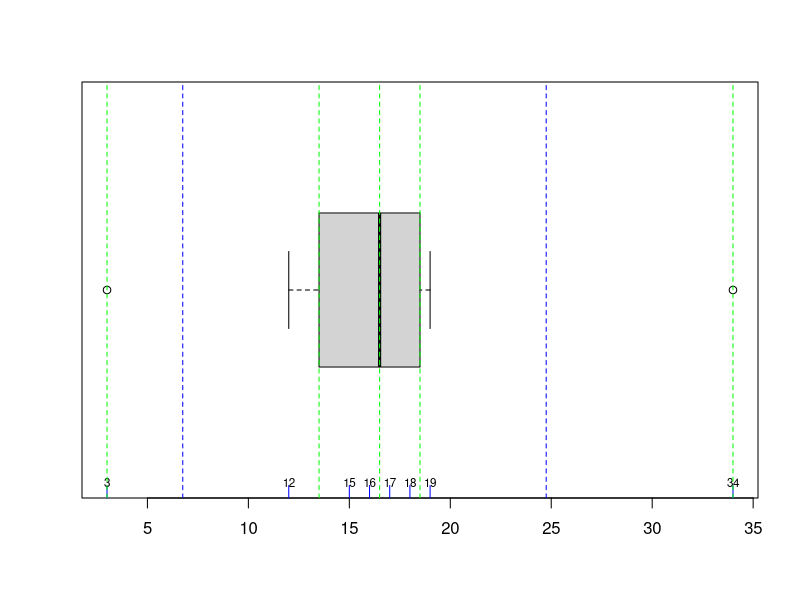
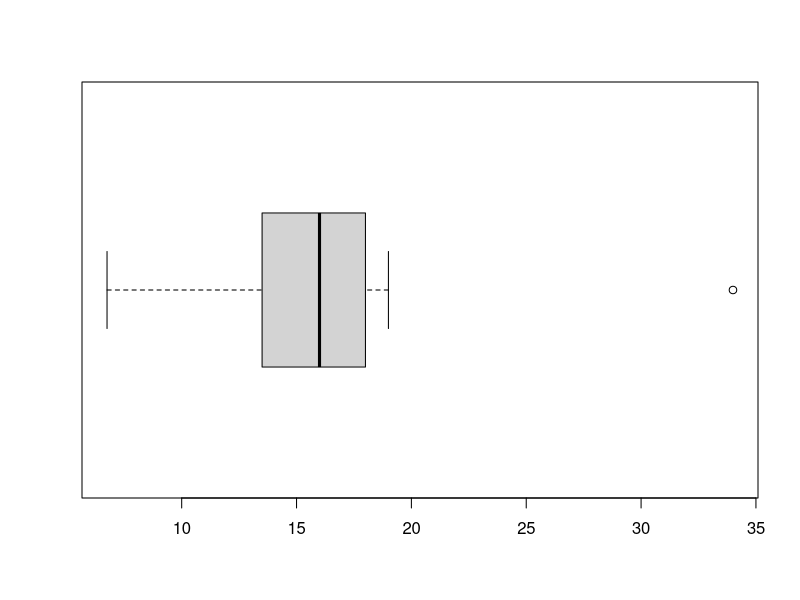

Recreate these plots in R, in order.
# 1.5(IQR) Rule

a = c(3,12,15,16,17,18,19,34)
# plot(density(a), ylim=c(0,1.2))
# boxplot(a, horizontal = T, add=TRUE)

boxplot(a, horizontal = T)
rug(a, col="blue",lwd=1)
text(a, 0.5, as.character(a), cex = 0.7)

# summary(a)
# quantile(a)
# quantile(a, 0.75) - quantile(a, 0.25)
# ?IQR
# IQR(a)

fivenum(a)

q1= 13.5
q3= 18

iqr = (q3-q1)

abline(v=fivenum(a), lty=2, col="green")
lim_inf = q1 - (1.5*(iqr))
lim_sup = q3 + (1.5*(iqr))

abline(v = c(lim_inf, lim_sup), lty =2, col= "blue")

b = c(6.75,12,15,16,16,17,19,34)
boxplot(b, horizontal = T)
